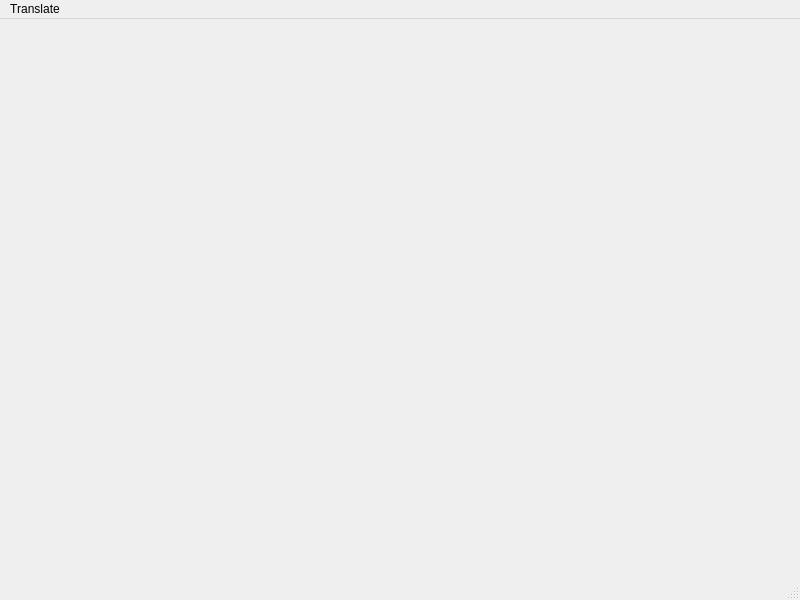
<?xml version="1.0" encoding="UTF-8"?>
<ui version="4.0">
 <class>OSGQt</class>
 <widget class="QMainWindow" name="OSGQt">
  <property name="geometry">
   <rect>
    <x>0</x>
    <y>0</y>
    <width>800</width>
    <height>600</height>
   </rect>
  </property>
  <property name="windowTitle">
   <string>MainWindow</string>
  </property>
  <widget class="QWidget" name="QWidget_LockWidget"/>
  <widget class="QMenuBar" name="menubar">
   <property name="geometry">
    <rect>
     <x>0</x>
     <y>0</y>
     <width>800</width>
     <height>18</height>
    </rect>
   </property>
   <widget class="QMenu" name="menuTranslate">
    <property name="title">
     <string>Translate</string>
    </property>
    <addaction name="QAction_Translate"/>
   </widget>
   <addaction name="menuTranslate"/>
  </widget>
  <widget class="QStatusBar" name="statusbar"/>
  <action name="QAction_Open">
   <property name="text">
    <string>OpenFile</string>
   </property>
  </action>
  <action name="QAction_CLose">
   <property name="text">
    <string>CLoseFile</string>
   </property>
  </action>
  <action name="QAction_Stretching">
   <property name="text">
    <string>Stretching</string>
   </property>
  </action>
  <action name="QAction_Rotate">
   <property name="text">
    <string>Rotate</string>
   </property>
  </action>
  <action name="QAction_Translation">
   <property name="text">
    <string>Translation</string>
   </property>
  </action>
  <action name="QAction_Translate">
   <property name="text">
    <string>Translate</string>
   </property>
  </action>
 </widget>
 <resources/>
 <connections/>
</ui>
